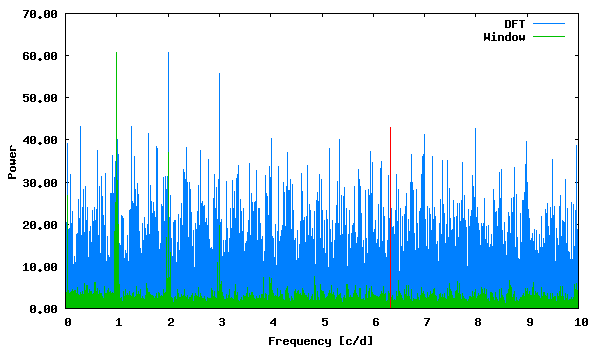

Source code (gnuplot):
set term png size 600,350 medium
set colors classic
set output "phase_lc_18.deeming.png"
set xlabel "Frequency [c/d]"
set ylabel "Power"
set format y "%5.2f"
plot "deeming.periodogram" using 1:2 with lines linecolor 3 title "DFT", "deeming.periodogram" using 1:3 with lines linecolor 2 title "Window", "<echo '6.342891 42.83720721'" with impulses linecolor 1 title ""
 
